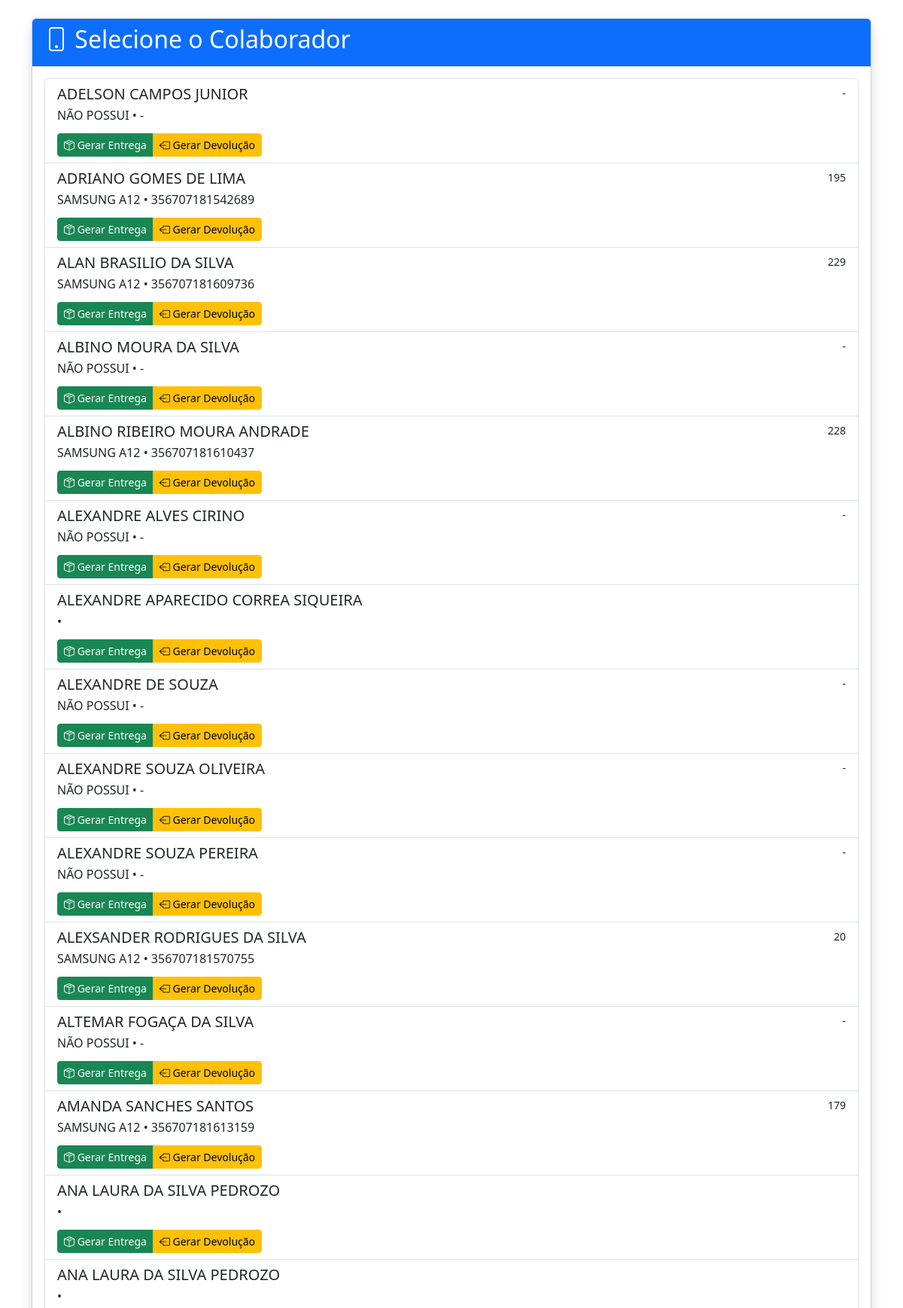
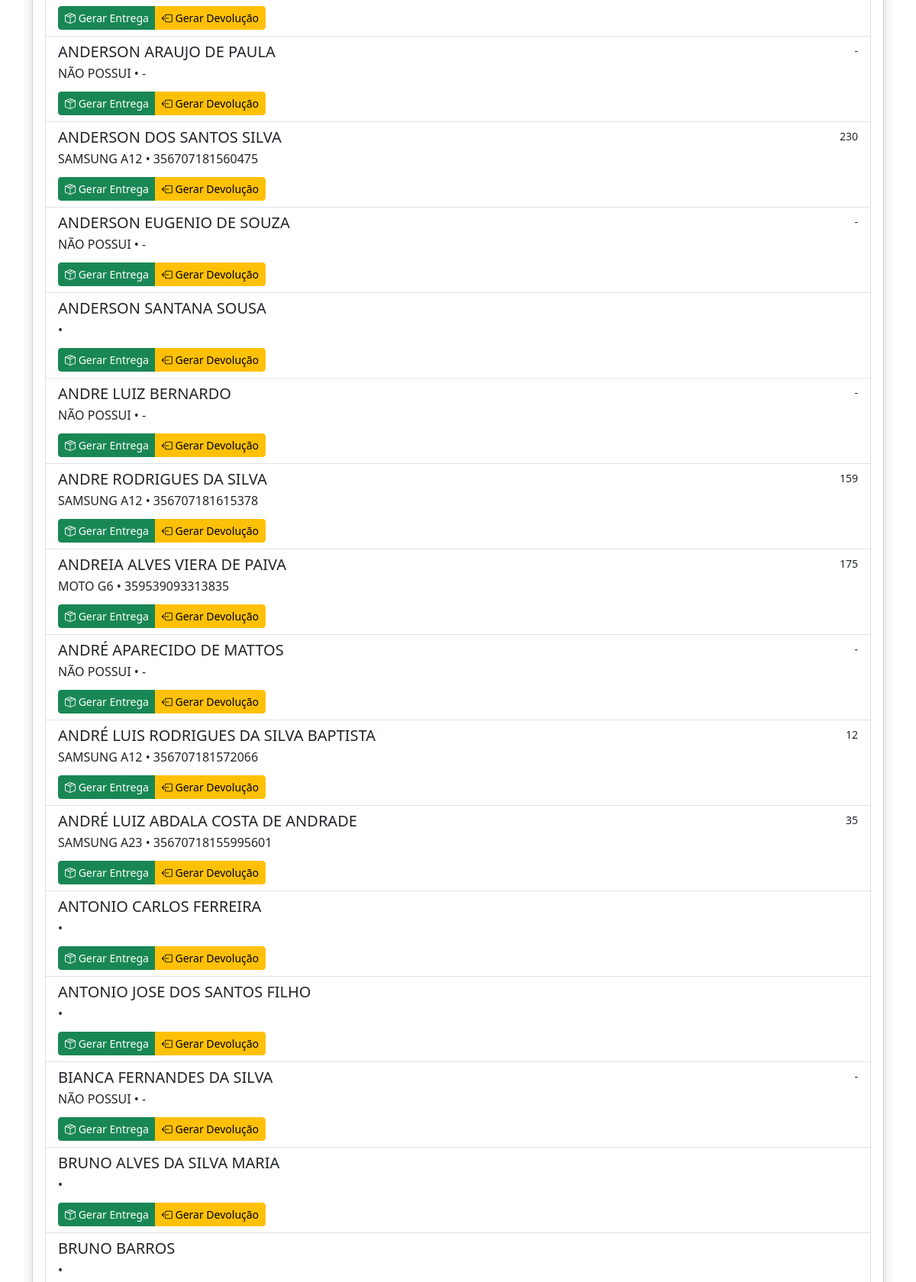
The page / (upper part) on the database its author committed (2 pictures, top to bottom).
### app.py (models this page shows)
class Colaborador(db.Model):
    __tablename__ = 'colaborador'
    id = db.Column(db.Integer, primary_key=True)
    nome = db.Column(db.String)
    base = db.Column(db.String)
    cargo = db.Column(db.String)
    patrimonio = db.Column(db.String)
    modelo = db.Column(db.String)
    imei = db.Column(db.String)
    numero = db.Column(db.String)

### app.py (the view)
@app.route('/')
def index():
    colaboradores = Colaborador.query.order_by(Colaborador.nome).all()
    return render_template('index.html', colaboradores=colaboradores)

### templates/index.html
{% extends "base.html" %}
{% block content %}
<div class="card shadow">
    <div class="card-header bg-primary text-white">
        <h2><i class="bi bi-phone"></i> Selecione o Colaborador</h2>
    </div>
    <div class="card-body">
        <div class="list-group">
            {% for c in colaboradores %}
            <div class="list-group-item list-group-item-action">
                <div class="d-flex w-100 justify-content-between">
                    <h5 class="mb-1">{{ c.nome }}</h5>
                    <small>{{ c.patrimonio }}</small>
                </div>
                <p class="mb-1">{{ c.modelo }} • {{ c.imei }}</p>
                <div class="btn-group mt-2">
                    <a href="{{ url_for('formulario_termo', id=c.id) }}?tipo=entrega" class="btn btn-sm btn-success">
                        <i class="bi bi-box-seam"></i> Gerar Entrega
                    </a>
                    <a href="{{ url_for('formulario_termo', id=c.id) }}?tipo=devolucao" class="btn btn-sm btn-warning">
                        <i class="bi bi-box-arrow-left"></i> Gerar Devolução
                    </a>
                </div>
            </div>
            {% endfor %}
        </div>
    </div>
</div>
{% endblock %}

### templates/base.html (shortened to what this page needs)
<!DOCTYPE html>
<html lang="pt-br">
<head>
    <link href="https://cdn.jsdelivr.net/npm/bootstrap@5.3.0/dist/css/bootstrap.min.css" rel="stylesheet">
    <link rel="stylesheet" href="https://cdn.jsdelivr.net/npm/bootstrap-icons@1.10.0/font/bootstrap-icons.css">
</head>
<body>
    <div class="container py-4">
        {% block content %}{% endblock %}
    </div>
</body>
</html>

### rows shown on the page
Colaborador: nome "ADELSON CAMPOS JUNIOR", patrimonio "-", modelo "NÃO POSSUI", imei "-"
Colaborador: nome "ADRIANO GOMES DE LIMA", patrimonio "195", modelo "SAMSUNG A12", imei "356707181542689"
Colaborador: nome "ALAN BRASILIO DA SILVA", patrimonio "229", modelo "SAMSUNG A12", imei "356707181609736"
Colaborador: nome "ALBINO MOURA DA SILVA", patrimonio "-", modelo "NÃO POSSUI", imei "-"
Colaborador: nome "ALBINO RIBEIRO MOURA ANDRADE", patrimonio "228", modelo "SAMSUNG A12", imei "356707181610437"
Colaborador: nome "ALEXANDRE ALVES CIRINO", patrimonio "-", modelo "NÃO POSSUI", imei "-"
Colaborador: nome "ALEXANDRE APARECIDO CORREA SIQUEIRA"
Colaborador: nome "ALEXANDRE DE SOUZA", patrimonio "-", modelo "NÃO POSSUI", imei "-"
Colaborador: nome "ALEXANDRE SOUZA OLIVEIRA", patrimonio "-", modelo "NÃO POSSUI", imei "-"
Colaborador: nome "ALEXANDRE SOUZA PEREIRA", patrimonio "-", modelo "NÃO POSSUI", imei "-"
Colaborador: nome "ALEXSANDER RODRIGUES DA SILVA", patrimonio "20", modelo "SAMSUNG A12", imei "356707181570755"
Colaborador: nome "ALTEMAR FOGAÇA DA SILVA", patrimonio "-", modelo "NÃO POSSUI", imei "-"
Colaborador: nome "AMANDA SANCHES SANTOS", patrimonio "179", modelo "SAMSUNG A12", imei "356707181613159"
Colaborador: nome "ANA LAURA DA SILVA PEDROZO"
Colaborador: nome "ANA LAURA DA SILVA PEDROZO"
Colaborador: nome "ANDERSON ARAUJO DE PAULA", patrimonio "-", modelo "NÃO POSSUI", imei "-"
Colaborador: nome "ANDERSON DOS SANTOS SILVA", patrimonio "230", modelo "SAMSUNG A12", imei "356707181560475"
Colaborador: nome "ANDERSON EUGENIO DE SOUZA", patrimonio "-", modelo "NÃO POSSUI", imei "-"
Colaborador: nome "ANDERSON SANTANA SOUSA"
Colaborador: nome "ANDRE LUIZ BERNARDO", patrimonio "-", modelo "NÃO POSSUI", imei "-"
Colaborador: nome "ANDRE RODRIGUES DA SILVA", patrimonio "159", modelo "SAMSUNG A12", imei "356707181615378"
Colaborador: nome "ANDREIA ALVES VIERA DE PAIVA", patrimonio "175", modelo "MOTO G6", imei "359539093313835"
Colaborador: nome "ANDRÉ APARECIDO DE MATTOS", patrimonio "-", modelo "NÃO POSSUI", imei "-"
Colaborador: nome "ANDRÉ LUIS RODRIGUES DA SILVA BAPTISTA", patrimonio "12", modelo "SAMSUNG A12", imei "356707181572066"
Colaborador: nome "ANDRÉ LUIZ ABDALA COSTA DE ANDRADE", patrimonio "35", modelo "SAMSUNG A23", imei "35670718155995601"
Colaborador: nome "ANTONIO CARLOS FERREIRA"
Colaborador: nome "ANTONIO JOSE DOS SANTOS FILHO"
Colaborador: nome "BIANCA FERNANDES DA SILVA", patrimonio "-", modelo "NÃO POSSUI", imei "-"
Colaborador: nome "BRUNO ALVES DA SILVA MARIA"
Colaborador: nome "BRUNO BARROS"
